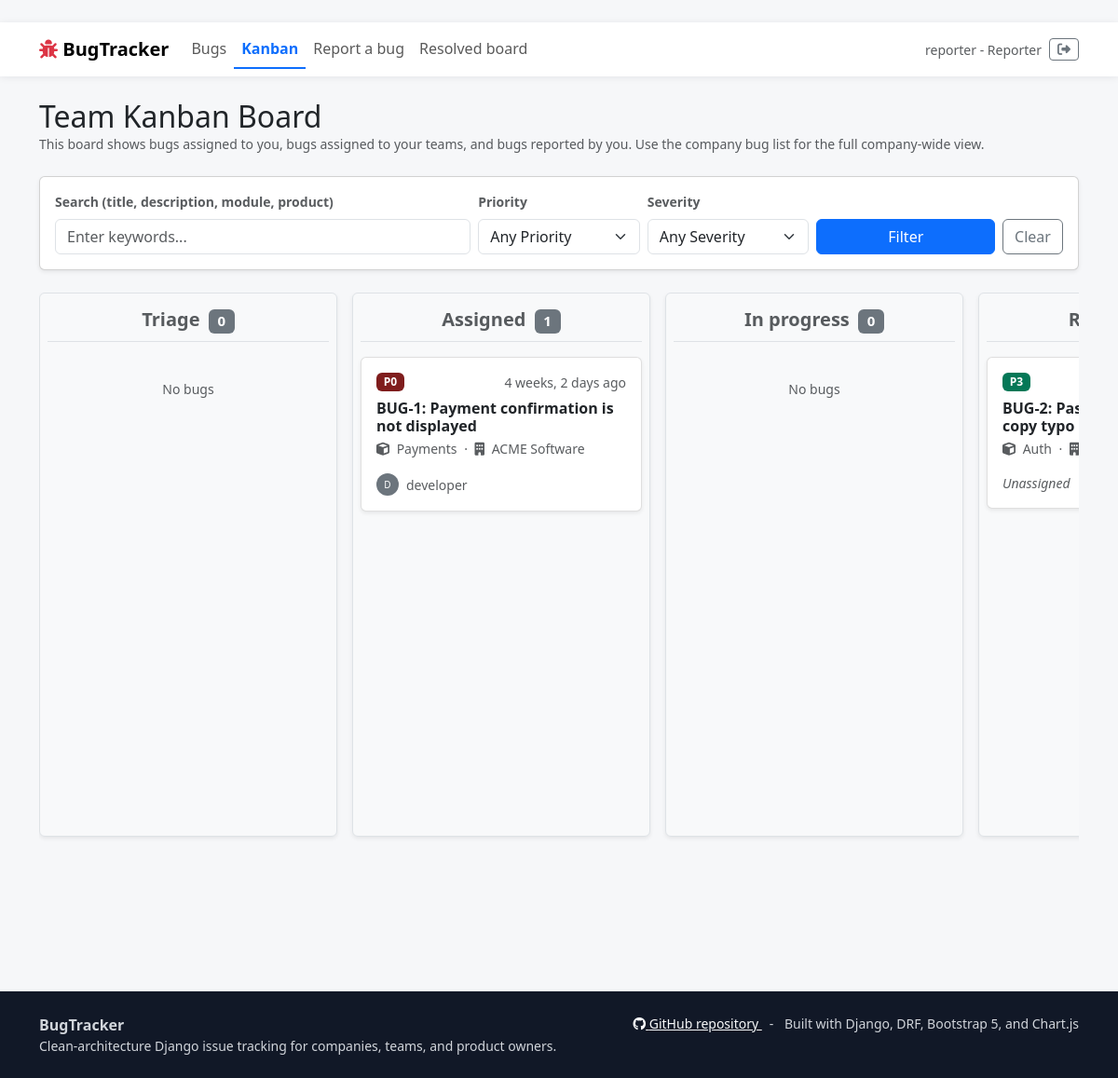
/bugs/kanban/ (signed in), run on an earlier commit of the app's database.
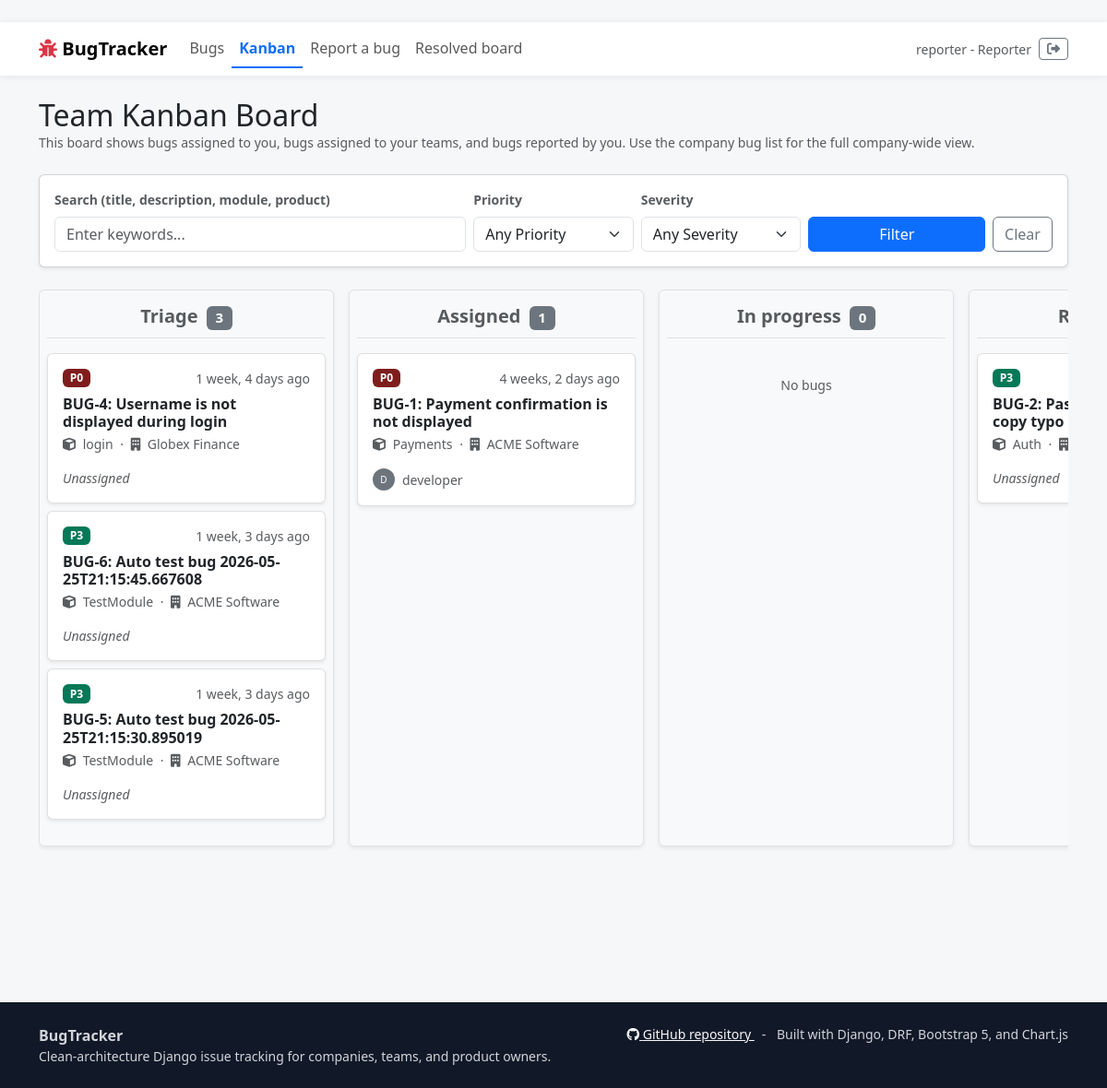
And on a later commit of the database.
### infrastructure/models.py (models this page shows, shortened)
class TimeStampedModel(models.Model):
    created_at = models.DateTimeField(auto_now_add=True)
    updated_at = models.DateTimeField(auto_now=True)
    class Meta:
        abstract = True

class Bug(TimeStampedModel):
    class Severity(models.TextChoices):
        LOW = "low", "Low"
        MEDIUM = "medium", "Medium"
        HIGH = "high", "High"
        CRITICAL = "critical", "Critical"
    class Status(models.TextChoices):
        TRIAGE = "triage", "Triage"
        ASSIGNED = "assigned", "Assigned"
        IN_PROGRESS = "in_progress", "In progress"
        RESOLVED = "resolved", "Resolved"
        VERIFIED = "verified", "Verified"
        DUPLICATE = "duplicate", "Duplicate"
        REOPENED = "reopened", "Reopened"
        CLOSED = "closed", "Closed"
    class Priority(models.TextChoices):
        P0 = "P0", "P0"
        P1 = "P1", "P1"
        P2 = "P2", "P2"
        P3 = "P3", "P3"
    title = models.CharField(max_length=220)
    description = models.TextField()
    reproduction_steps = models.TextField()
    expected_result = models.TextField()
    actual_result = models.TextField()
    severity = models.CharField(max_length=20, choices=Severity.choices)
    status = models.CharField(max_length=30, choices=Status.choices, default=Status.TRIAGE)
    priority = models.CharField(max_length=2, choices=Priority.choices, default=Priority.P3)
    priority_score = models.PositiveIntegerField(default=0)
    priority_override = models.BooleanField(default=False)
    priority_override_reason = models.TextField(blank=True)
    impact = models.PositiveSmallIntegerField(default=3, validators=[MinValueValidator(1), MaxValueValidator(5)])
    similar_count = models.PositiveIntegerField(default=0)
    module = models.CharField(max_length=120)
    module_importance = models.PositiveSmallIntegerField(default=3, validators=[MinValueValidator(1), MaxValueValidator(5)])
    product = models.CharField(max_length=160)
    notification_email = models.EmailField(blank=True, help_text="Optional email(s) to receive updates about this bug (comma-separated)")
    company = models.ForeignKey(Company, on_delete=models.CASCADE, related_name="bugs")
    reporter = models.ForeignKey(User, on_delete=models.CASCADE, related_name="reported_bugs")
    duplicate_of = models.ForeignKey("self", on_delete=models.SET_NULL, null=True, blank=True, related_name="duplicates")
    is_duplicate = models.BooleanField(default=False)
    is_reopened = models.BooleanField(default=False)
    is_verified = models.BooleanField(default=False)
    class Meta:
        ordering = ["priority", "-priority_score", "-created_at"]
        indexes = [
            models.Index(fields=["status", "priority"]),
            models.Index(fields=["company", "module"]),
            models.Index(fields=["reporter", "status"]),
        ]
    def get_absolute_url(self):
        return reverse("web:bug_detail", kwargs={"pk": self.pk})

class Company(TimeStampedModel):
    name = models.CharField(max_length=160, unique=True)
    slug = models.SlugField(max_length=180, unique=True)
    product_name = models.CharField(max_length=160)
    is_active = models.BooleanField(default=True)
    class Meta:
        ordering = ["name"]
        verbose_name_plural = "companies"

class BugAssignment(TimeStampedModel):
    bug = models.ForeignKey(Bug, on_delete=models.CASCADE, related_name="assignments")
    team = models.ForeignKey(Team, on_delete=models.PROTECT, related_name="bug_assignments")
    assignee = models.ForeignKey(User, on_delete=models.SET_NULL, null=True, blank=True, related_name="assigned_bugs")
    assigned_by = models.ForeignKey(User, on_delete=models.SET_NULL, null=True, related_name="made_assignments")
    note = models.TextField(blank=True)
    is_active = models.BooleanField(default=True)
    class Meta:
        ordering = ["-created_at"]
        indexes = [models.Index(fields=["is_active", "team", "assignee"])]

class User(AbstractUser):
    class Role(models.TextChoices):
        REPORTER = "reporter", "Reporter"
        DEVELOPER = "developer", "Developer"
        PRODUCT_OWNER = "po", "Product Owner"
        ADMIN = "admin", "Admin"
    role = models.CharField(max_length=20, choices=Role.choices, default=Role.REPORTER)
    company = models.ForeignKey(Company, on_delete=models.SET_NULL, null=True, blank=True, related_name="users")
    teams = models.ManyToManyField(Team, blank=True, related_name="members")
    must_change_password = models.BooleanField(default=False)

### presentation/web/views.py (the view, shortened to what this page needs)
# urls.py: path("bugs/kanban/", views.kanban_board, name="kanban_board"),
@login_required
def kanban_board(request):
    bugs = _kanban_visible_bugs_for(request.user).select_related("company", "reporter").prefetch_related("assignments")
    priority = request.GET.get("priority", "").strip()
    severity = request.GET.get("severity", "").strip()
    search = request.GET.get("q", "").strip()
    assignee_id = request.GET.get("assignee_id", "").strip()
    team_id = request.GET.get("team_id", "").strip()
    if priority:
        bugs = bugs.filter(priority=priority)
    if severity:
        bugs = bugs.filter(severity=severity)
    if assignee_id:
        bugs = bugs.filter(assignments__assignee_id=assignee_id, assignments__is_active=True)
    if team_id:
        bugs = bugs.filter(assignments__team_id=team_id, assignments__is_active=True)
    bugs_by_status = {}
    for status_val, status_label in Bug.Status.choices:
        bugs_by_status[status_val] = list(bugs.filter(status=status_val))
    if request.user.role == "admin":
        available_users = User.objects.filter(is_active=True)
        available_teams = Team.objects.all()
    elif request.user.company_id:
        user_team_ids = request.user.teams.values_list("id", flat=True)
        available_users = User.objects.filter(
            Q(id=request.user.id) | Q(teams__id__in=user_team_ids),
            company=request.user.company,
            is_active=True,
        ).distinct()
        available_teams = Team.objects.filter(id__in=user_team_ids)
    else:
        available_users = User.objects.filter(id=request.user.id, is_active=True)
        available_teams = Team.objects.none()
    applied_filters = []
    filter_labels = {
        "q": "Search",
        "priority": "Priority",
        "severity": "Severity",
        "assignee_id": "Assignee",
        "team_id": "Team",
    }
    for key in ["q", "priority", "severity", "assignee_id", "team_id"]:
        if request.GET.get(key):
            applied_filters.append({"label": filter_labels[key], "value": request.GET.get(key)})
    context = {
        "bugs_by_status": bugs_by_status,
        "can_manage": is_ba_or_admin(request.user),
        "status_choices": Bug.Status.choices,
        "priority_choices": Bug.Priority.choices,
        "severity_choices": Bug.Severity.choices,
        "applied_filters": applied_filters,
        "available_users": available_users,
        "available_teams": available_teams,
    }
    return render(request, "bugs/kanban_board.html", context)

### presentation/web/templatetags/bug_filters.py (called while the page is built)
@register.filter
def get_item(dictionary, key):
    if isinstance(dictionary, dict):
        return dictionary.get(key, [])
    return []

### presentation/web/views.py (called while the page is built)
def _kanban_visible_bugs_for(user):
    if user.role == "admin":
        return Bug.objects.all()
    user_team_ids = list(user.teams.values_list("id", flat=True))
    visibility = Q(reporter=user) | Q(assignments__is_active=True, assignments__assignee=user)
    if user_team_ids:
        visibility |= Q(assignments__is_active=True, assignments__team_id__in=user_team_ids)
    return Bug.objects.filter(visibility).distinct()

### shared_kernel/roles.py (called while the page is built)
def is_ba_or_admin(user) -> bool:
    return bool(user and user.is_authenticated and user.role in MANAGER_ROLES)

### presentation/web/templates/bugs/kanban_board.html (shortened to what the changed rows need)
{% extends "base.html" %}
{% load bug_filters %}
{% block content %}
<div class="d-flex justify-content-between align-items-center mb-4">
    <div>
        <h2 class="mb-0">Team Kanban Board</h2>
    </div>
</div>
<div class="kanban-container d-flex gap-3 overflow-auto pb-3" style="min-height: 600px;">
    {% for status_val, status_label in status_choices %}
    <div class="kanban-column bg-light rounded shadow-sm p-2" data-status="{{ status_val }}"
        style="min-width: 320px; max-width: 320px;">
        <h5 class="text-center py-2 mb-3 border-bottom text-muted fw-bold">
            {{ status_label }}
            <span class="badge bg-secondary ms-1 kanban-count">{{ bugs_by_status|get_item:status_val|length|default:"0" }}</span>
        </h5>
        <div class="kanban-cards d-flex flex-column gap-2" style="min-height: 100%;">
            {% for bug in bugs_by_status|get_item:status_val %}
            <div class="card kanban-card shadow-sm border-0 {% if can_manage %}cursor-grab{% endif %}"
                data-bug-id="{{ bug.pk }}" {% if can_manage %}draggable="true" {% endif %}>
                <div class="card-body p-3">
                    <div class="d-flex justify-content-between align-items-start mb-2">
                        <span class="badge priority-{{ bug.priority }}">{{ bug.priority }}</span>
                        <small class="text-muted" title="{{ bug.created_at|date:'Y-m-d H:i' }}">{{bug.created_at|timesince }} ago</small>
                    </div>
                    <h6 class="card-title mb-1">
                        <a href="{{ bug.get_absolute_url }}" class="text-decoration-none text-dark fw-bold">
                            BUG-{{ bug.pk }}: {{ bug.title|truncatechars:50 }}
                        </a>
                    </h6>
                    <div class="small text-muted mb-2">
                        <i class="fa-solid fa-cube me-1"></i> {{ bug.module|truncatechars:20 }}
                        <span class="mx-1">&middot;</span>
                        <i class="fa-solid fa-building me-1"></i> {{ bug.company.name|truncatechars:20 }}
                    </div>
                    {% with assignment=bug.assignments.first %}
                    {% if assignment and assignment.is_active and assignment.assignee %}
                    <div class="d-flex align-items-center mt-3">
                        <div class="rounded-circle bg-secondary text-white d-flex justify-content-center align-items-center me-2"
                            style="width: 24px; height: 24px; font-size: 10px;"
                            title="Assigned to: {{ assignment.assignee.get_full_name | default:assignment.assignee.username }}">
                            {{ assignment.assignee.username|make_list|first|upper }}
                        </div>
                        <small class="text-muted text-truncate">{{assignment.assignee.get_full_name|default:assignment.assignee.username }}</small>
                    </div>
                    {% elif assignment and assignment.is_active and assignment.team %}
                    <div class="d-flex align-items-center mt-3">
                        <i class="fa-solid fa-users text-muted me-2"
                            title="Assigned to team: {{ assignment.team.name }}"></i>
                        <small class="text-muted text-truncate">{{ assignment.team.name }}</small>
                    </div>
                    {% else %}
                    <div class="mt-3 text-muted small fst-italic">Unassigned</div>
                    {% endif %}
                    {% endwith %}
                </div>
            </div>
            {% empty %}
            <div
                class="kanban-empty text-center text-muted small py-4 {% if bugs_by_status|get_item:status_val %}d-none{% endif %}">
                No bugs
            </div>
            {% endfor %}
        </div>
    </div>
    {% endfor %}
</div>
{% endblock %}

What changed in the data, as far as the page shows it:
added Bug: priority "P0", created_at "1 week, 4 days", pk "4", title "Username is not displayed during login", module "login", company.name "Globex Finance", shows "Unassigned", shown under "Triage"
added Bug: priority "P3", created_at "1 week, 3 days", pk "6", title "Auto test bug 2026-05-25T21:15:45.667608", module "TestModule", company.name "ACME Software", shows "Unassigned", shown under "Triage"
added Bug: priority "P3", created_at "1 week, 3 days", pk "5", title "Auto test bug 2026-05-25T21:15:30.895019", module "TestModule", company.name "ACME Software", shows "Unassigned", shown under "Triage"
Also different on the page:
new list line: "Triage 3"
list line gone: "Triage 0 No bugs"
